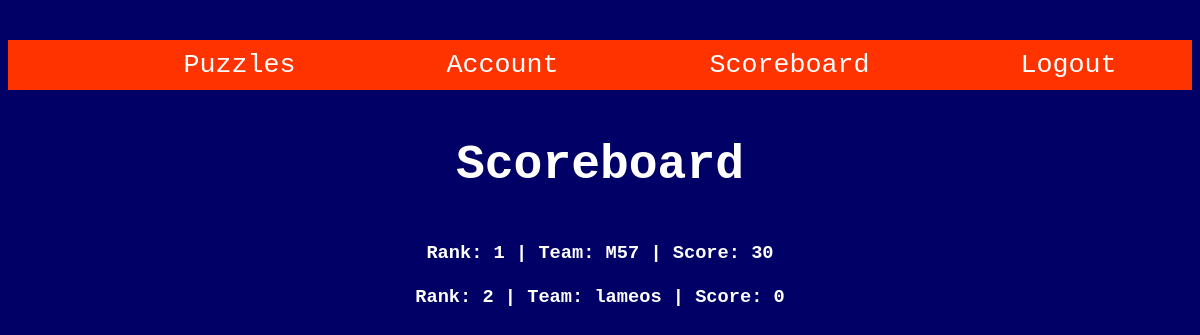
The page /scoreboard.php on the database as committed earlier.
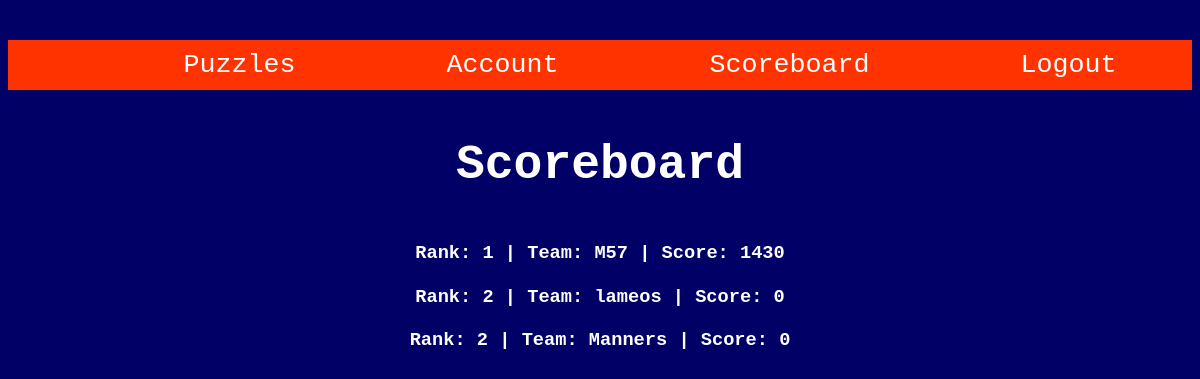
The same page on the database as committed later.
### tables this page shows
CREATE TABLE `team` (
  `t_name` varchar(80) NOT NULL,
  `score` int NOT NULL DEFAULT '0',
  `rank` int DEFAULT NULL,
  PRIMARY KEY (`t_name`)
);

### scoreboard.php (the view, shortened to what this page needs)
<!DOCTYPE html>
<html>
  <head>
      <metaname="decription", content="ReaverCTF Puzzle">
      <link rel="stylesheet" href="assets/main.css">
  </head>
  <body>
    <ul class="navbar">
        <li><a href="puzzle.php">Puzzles</a></li>
        <li><a href="account.php">Account</a></li>
        <li><a href="scoreboard.php">Scoreboard</a></li>
        <li><a href="logout.php">Logout</a></li>
    </ul>
    <div align = "center">
    <h3> Scoreboard</h3>
    </div>
    <?php
    require 'setup.php';
    $scoreboard =  "SELECT t_name, score, rank()over( ORDER BY score DESC ) AS t_rank FROM reaver.team;";
    $result = mysqli_query($ReaverDB, $scoreboard);
    while($row = mysqli_fetch_assoc($result)) {
      echo "<h4><br>Rank: ".$row['t_rank']." | Team: ".$row['t_name']." | Score: ".$row['score']."</h4>";
    }
    ?>
  </body>
</html>

Rows that differ between the two databases and show on the page:
changed team "M57": score "30" → "1430"
added team: t_rank "2", t_name "Manners", score "0"
